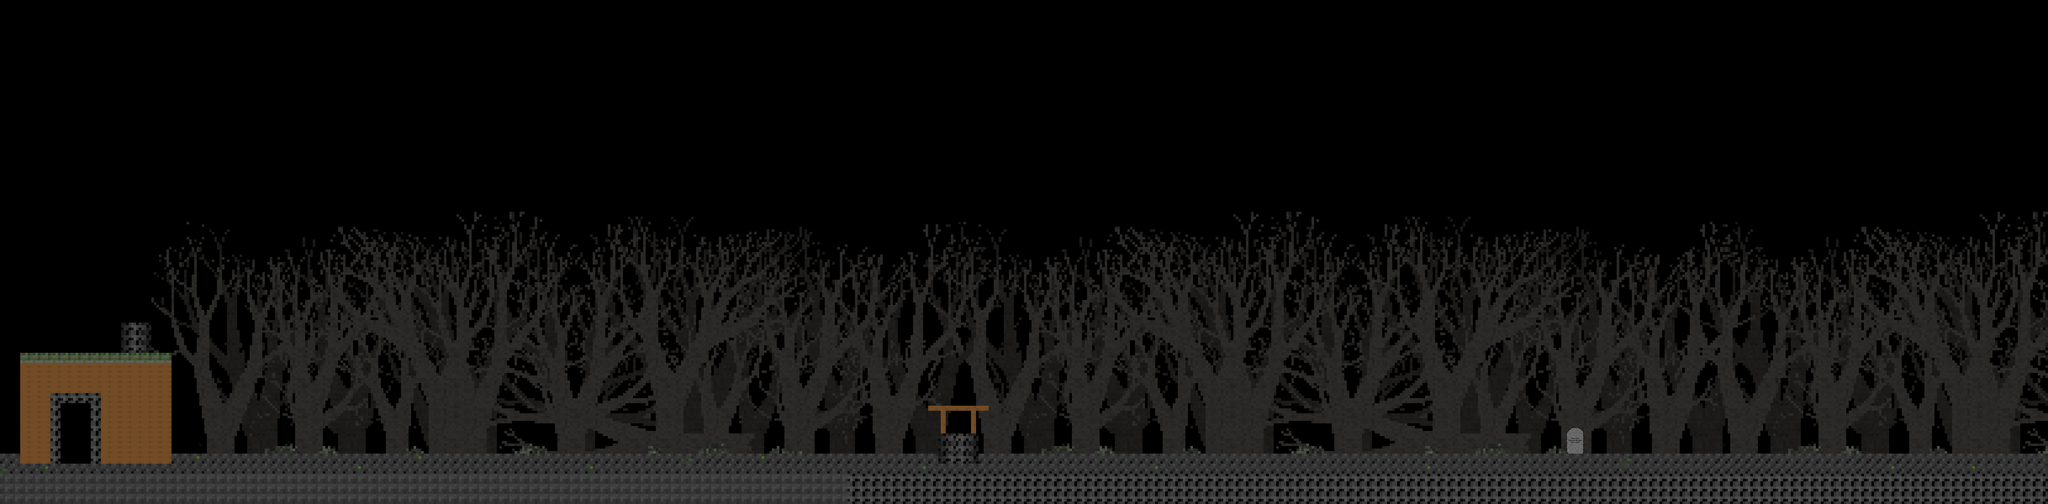

A level layout from a 2D game, rendered from its tile map. Below: a short description, then the map file with tile-grid data replaced by summaries:
An orthogonal 203x50 tile map with 32x32 px tiles, 10 tile layers (back800, backbackground, back128, uninteractable, ...), 3 tilesets.

<map version="1.0" orientation="orthogonal" width="203" height="50" tilewidth="32" tileheight="32">
 <tileset firstgid="1" name="tiles32" tilewidth="32" tileheight="32">
  <image source="level.png" width="1024" height="2048" />
  <tile id="4">
   <properties>
    <property name="type" value="STAIRS" />
   </properties>
  </tile>
  <tile id="5">
   <properties>
    <property name="type" value="STAIRS" />
   </properties>
  </tile>
  <tile id="43">
   <properties>
    <property name="smokegen" value="" />
   </properties>
  </tile>
 </tileset>
 <tileset firstgid="2049" name="tiles128" tilewidth="128" tileheight="128">
  <image source="level128.png" width="1024" height="2048" />
 </tileset>
 <tileset firstgid="2177" name="tilesBGF" tilewidth="128" tileheight="128">
  <image source="level800.png" width="2048" height="2048" />
 </tileset>
 <layer name="back800" width="203" height="50">
  <properties>
   <property name="128" value="" />
   <property name="bg" value="" />
  </properties>
  <data>[10150 cells, 355 non-empty, 147 distinct tile ids]</data>
 </layer>
 <layer name="backbackground" width="203" height="50">
  <properties>
   <property name="" value="" />
  </properties>
  <data>[10150 cells, 207 non-empty, 16 distinct tile ids]</data>
 </layer>
 <layer name="back128" width="203" height="50">
  <properties>
   <property name="128" value="" />
  </properties>
  <data>[10150 cells, 1 non-empty, 1 distinct tile ids]</data>
 </layer>
 <layer name="uninteractable" width="203" height="50">
  <data>[10150 cells, 878 non-empty, 15 distinct tile ids]</data>
 </layer>
 <layer name="dynamicbackground" width="203" height="50">
  <properties>
   <property name="dynamic" value="" />
  </properties>
  <data>[10150 cells, 0 non-empty, 0 distinct tile ids]</data>
 </layer>
 <layer name="platforms" width="203" height="50">
  <properties>
   <property name="PLATFORMS" value="" />
   <property name="collide" value="" />
  </properties>
  <data>[10150 cells, 219 non-empty, 8 distinct tile ids]</data>
 </layer>
 <layer name="walls" width="203" height="50">
  <properties>
   <property name="WALLS" value="" />
   <property name="collide" value="" />
   <property name="player" value="" />
  </properties>
  <data>[10150 cells, 0 non-empty, 0 distinct tile ids]</data>
 </layer>
 <layer name="foregroundTrans" width="203" height="50">
  <data>[10150 cells, 0 non-empty, 0 distinct tile ids]</data>
 </layer>
 <layer name="foreground" width="203" height="50">
  <data>[10150 cells, 18 non-empty, 5 distinct tile ids]</data>
 </layer>
 <layer name="dynamicforeground" width="203" height="50">
  <properties>
   <property name="dynamic" value="" />
  </properties>
  <data>[10150 cells, 3 non-empty, 1 distinct tile ids]</data>
 </layer>
</map>
